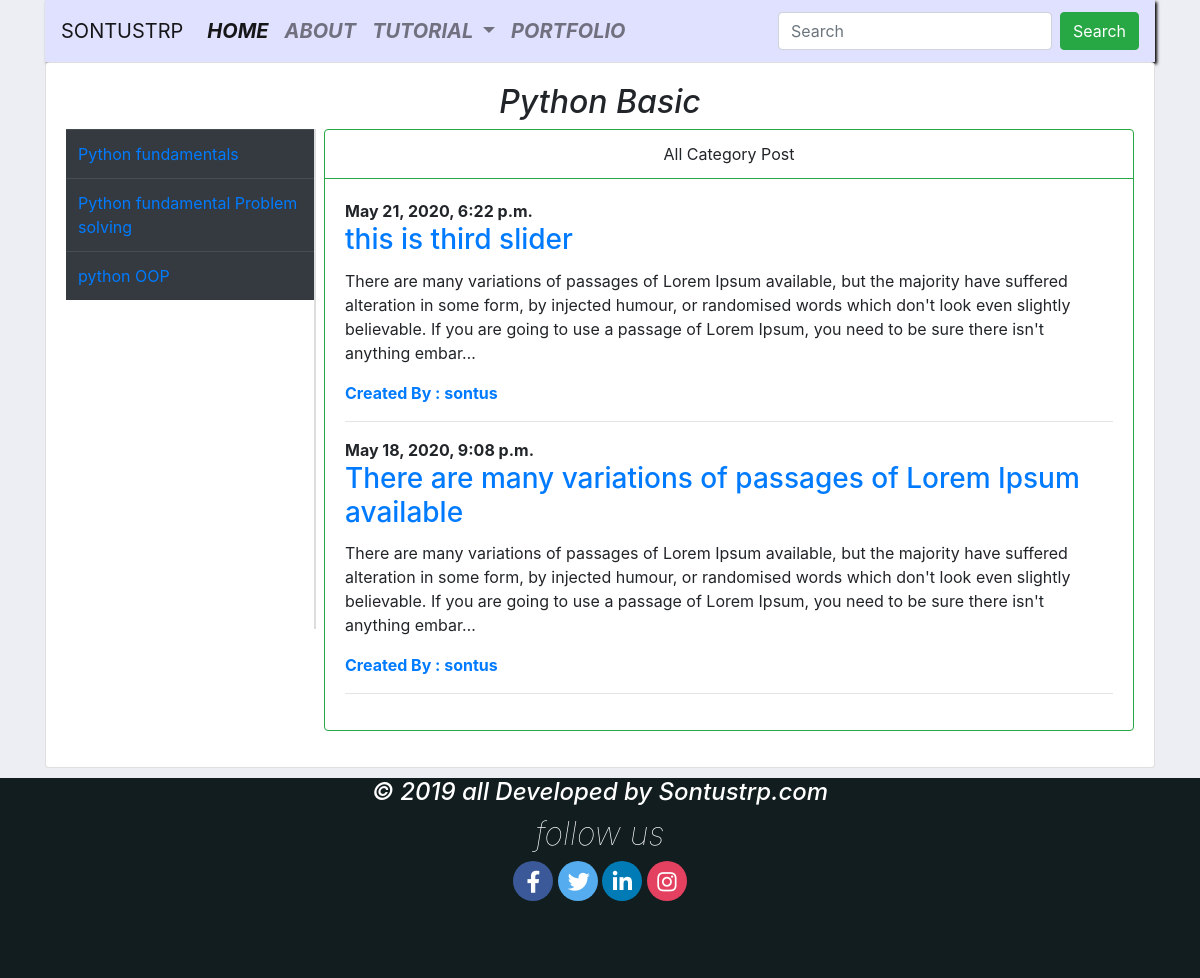
The page / on the database its author committed.
### myapp/models.py (models this page shows, shortened)
class PythonCategory(models.Model):
    name = models.CharField(max_length=100)
    slug = models.SlugField(max_length=100, unique=True)
    def get_absolute_url(self):
        return reverse('myapp:post_list_by_slug', args = [self.slug])

class Python(models.Model):
    author = models.ForeignKey(User, on_delete=models.CASCADE)
    title = models.CharField(max_length=500, db_index=True)
    slug = models.SlugField(max_length=100, db_index=True)
    text = models.TextField()
    category = models.ForeignKey(PythonCategory, on_delete=models.CASCADE)
    created_date = models.DateTimeField(default=timezone.now)
    publish_date = models.DateTimeField(blank=True, null=True)
    created_by =models.CharField(max_length=50, blank=True)
    image = models.ImageField(upload_to='python-img', blank=True)
    link = models.URLField(blank=True)
    class Meta:
        ordering = ('-publish_date',)
        index_together = (('id', 'slug'), )
    def get_absolute_url(self):
        return reverse('myapp:python_detail', args = [self.id, self.slug])

### myapp/views.py (the view)
# urls.py: path('', views.home, name='home'),
def home(request, category_slug=None):
    category = None
    python_cats = PythonCategory.objects.all()
    python = Python.objects.all()
    if category_slug:
        category = get_object_or_404(PythonCategory, slug=category_slug)
        python = python.filter(category=category)
    context = { 'category': category, 'python_cats': python_cats,
     'python': python, }
    return render(request, 'blog/home.html', context)

### myapp/templates/blog/home.html
{% extends 'blog/base.html' %}
{% block  body %}
<div class="">
  <div class="container">
  <div class="card home_post_section">
    <div class="card-body">
      <h2 class="python_heading">Python Basic </h2>
     <div class="left_side_bar">
    <table class="table   table-dark">
      <tbody>
{% for cats in python_cats %}
        <tr>
          <td><a href="{{ cats.get_absolute_url }}">{{ cats.name }}</a></td>
  {% endfor %}
        </tr>
      </tbody>
    </table>
     </div>
<div class="right_side_bar">
  <div class="card border-success mb-3">
  <div class="card-header bg-transparent border-success text-center">All Category Post </div>
  <div class="card-body">
      {% for post in python %}
      <strong>{{ post.created_date }}</strong>
    <h3 class="card-title"><a href="{{ post.get_absolute_url }}">{{ post.title }}</a></h3>
    <p class="card-text">{{ post.text |truncatechars:300 | safe }}</p>
    <strong><a href="{{ post.link }}"> Created By : {{ post.created_by }}</a></strong>
    <hr>
      {%endfor %}
  </div>
</div>
</div>
    </div>
  </div>
</div>
</div>
{% endblock %}

### myapp/static/css/mysite.css (style rules this page uses)
* { margin: 0; padding: 0; }
.bodysectioon { background: #dcddea82; }
.home_post_section { min-height: 400px; }
.python_heading { text-align: center; font-style: italic; }
.left_side_bar { width: 250px; height: 500px; float: left; margin-right: 8px; border-right: 2px solid #ddd; }
.right_side_bar { margin-left: 10px; }

### rows shown on the page
PythonCategory: name "Python fundamentals"
PythonCategory: name "Python fundamental Problem solving"
PythonCategory: name "python OOP"
Python: created_date "May 21, 2020, 6:22 p.m.", title "this is third slider", text "There are many variations of passages of Lorem Ipsum available, but the majority have suffered alteration in some form, by injected humour, or randomised words which don't look even slightly believable. If you are going to use a passage of Lorem Ipsum, you need to be sure there isn't anything embar…", created_by "sontus"
Python: created_date "May 18, 2020, 9:08 p.m.", title "There are many variations of passages of Lorem Ipsum available", text "There are many variations of passages of Lorem Ipsum available, but the majority have suffered alteration in some form, by injected humour, or randomised words which don't look even slightly believable. If you are going to use a passage of Lorem Ipsum, you need to be sure there isn't anything embar…", created_by "sontus"
